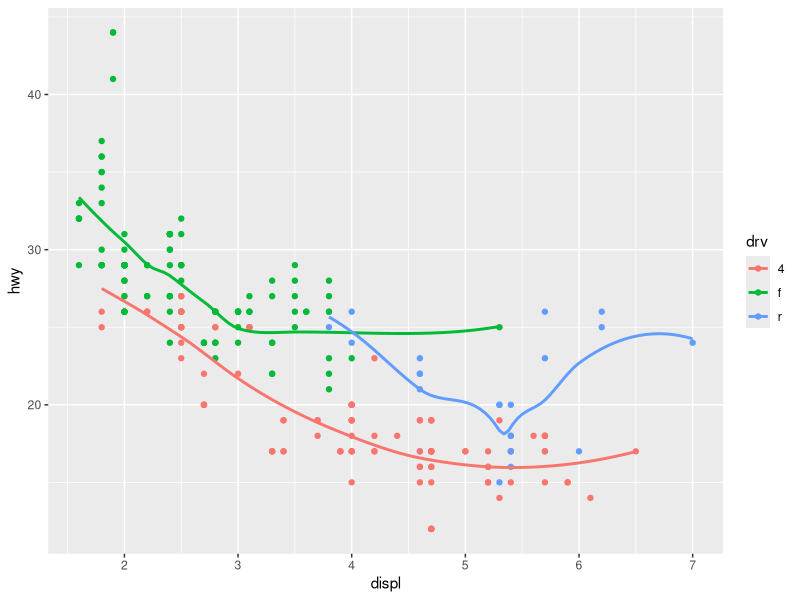
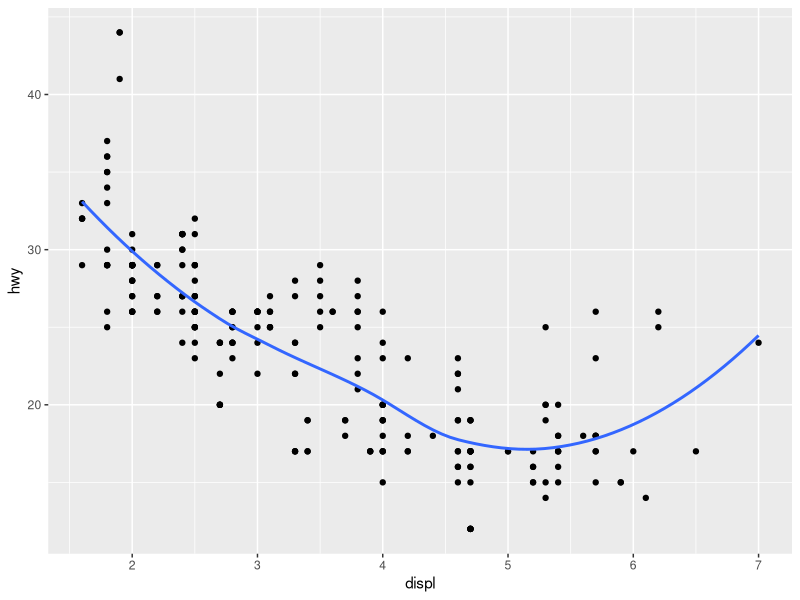
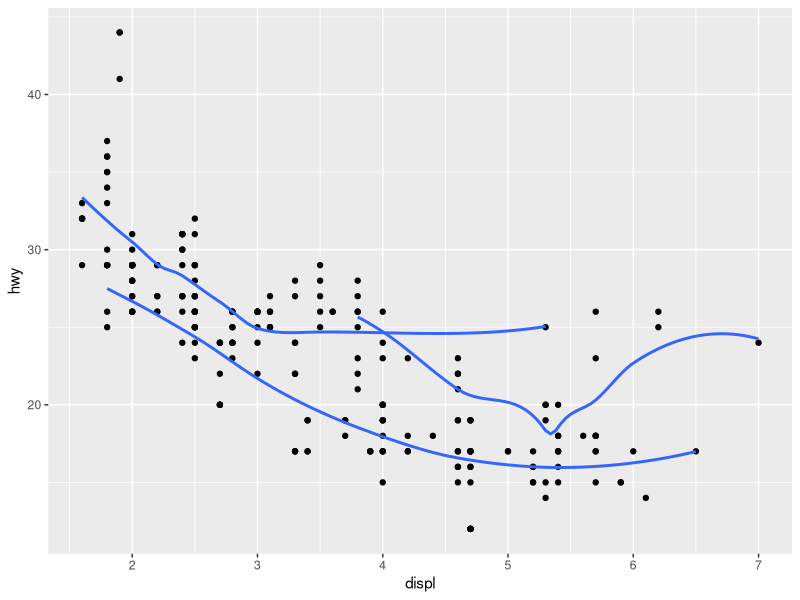
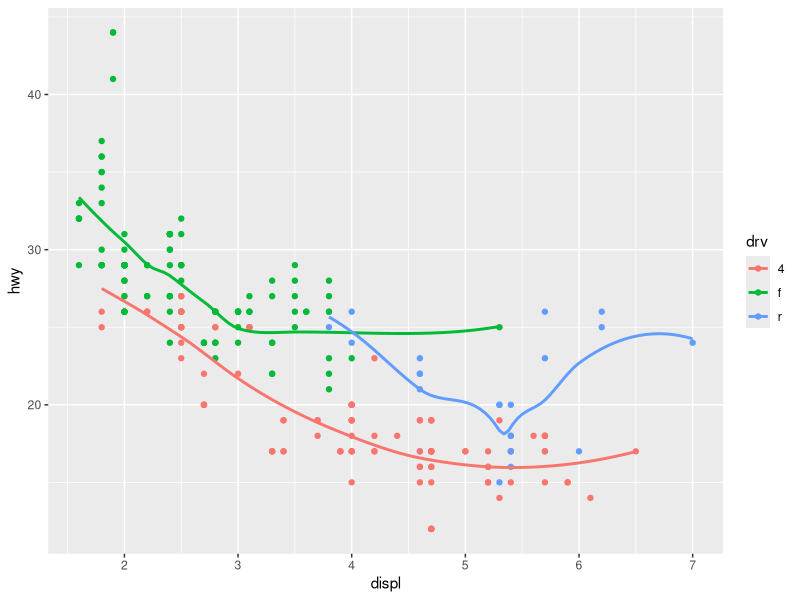
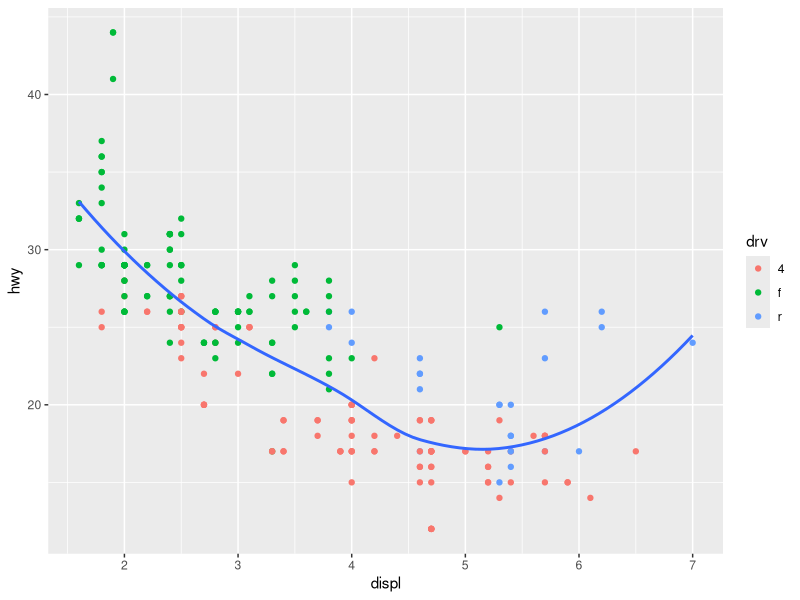
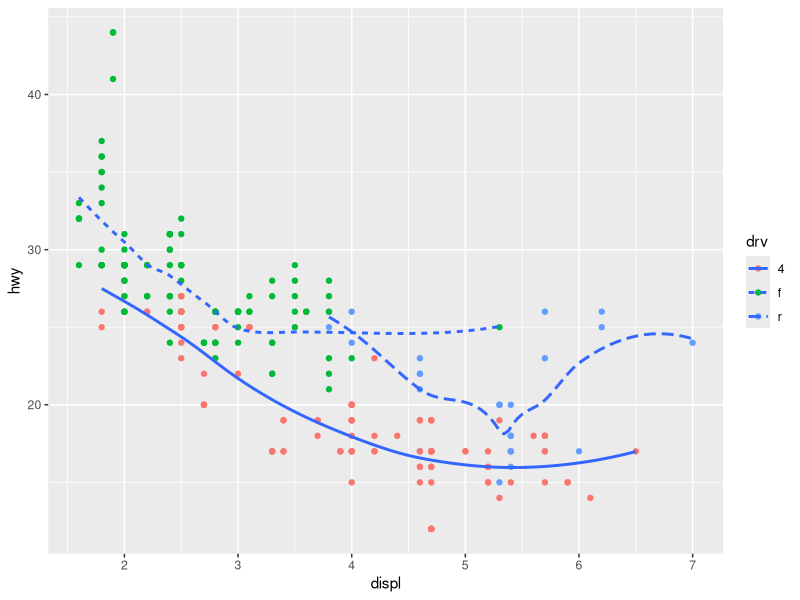
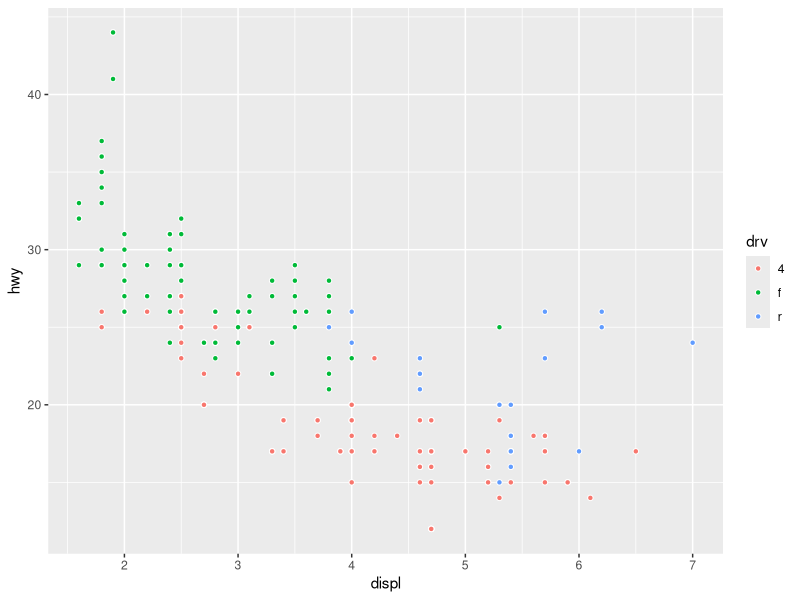
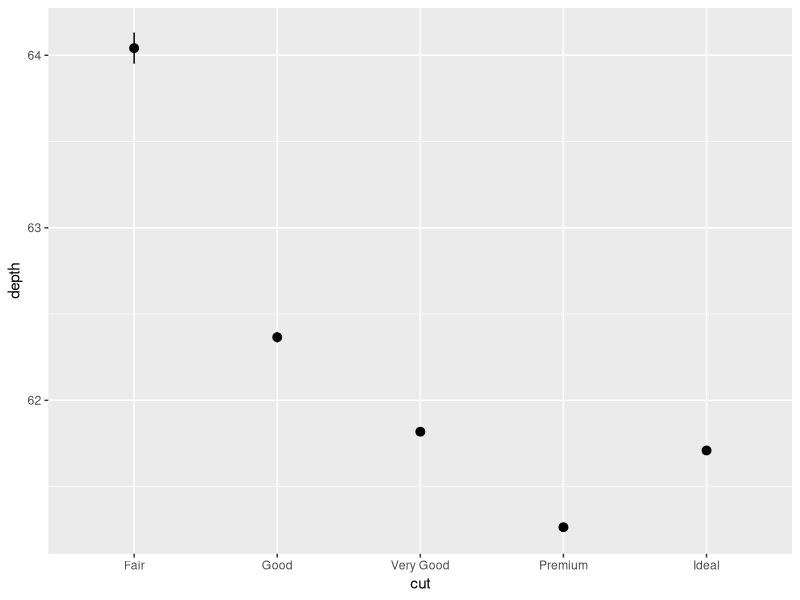

R code for these plots, in order:
## ---- chunk 1
knitr::opts_chunk$set(echo = TRUE)
library(ggplot2)
## ---- chunk 2
ggplot(data = mpg, mapping = aes(x = displ, y = hwy, color = drv)) + 
  geom_point() + 
  geom_smooth(se = FALSE)
## ---- chunk 3
ggplot(data = mpg, mapping = aes(x = displ, y = hwy)) + 
  geom_point() +
  geom_smooth(se = FALSE)
## ---- chunk 4
ggplot(data = mpg, mapping = aes(x = displ, y = hwy)) + 
  geom_point() +
  geom_smooth(se = FALSE, mapping = aes(group = drv))
## ---- chunk 5
ggplot(data = mpg, mapping = aes(x = displ, y = hwy, color = drv)) + 
  geom_point() +
  geom_smooth(se = FALSE)
## ---- chunk 6
ggplot(data = mpg, mapping = aes(x = displ, y = hwy)) + 
  geom_point(mapping = aes(color = drv)) +
  geom_smooth(se = FALSE)
## ---- chunk 7
ggplot(data = mpg, mapping = aes(x = displ, y = hwy)) + 
  geom_point(mapping = aes(color = drv)) +
  geom_smooth(se = FALSE, mapping = aes(linetype = drv))
## ---- chunk 8
ggplot(data = mpg, mapping = aes(x = displ, y = hwy)) + 
  geom_point(mapping = aes(fill = drv), color = "white", shape = 21)
## ---- chunk 9
ggplot(data = diamonds) + 
  geom_pointrange(
        mapping = aes(x = cut, y = depth), 
        stat = "summary",
        fun.ymin = min,
        fun.ymax = max,
        fun.y = median)
    
## ---- chunk 10
ggplot(data = diamonds) + 
  geom_col(mapping = aes(cut, depth))
ggplot(data = diamonds) + 
  geom_bar(mapping = aes(cut))
## ---- chunk 11
ggplot(data = diamonds) + 
  geom_bar(mapping = aes(x = cut, y = ..prop.., group = 1))
ggplot(data = diamonds) + 
  geom_bar(mapping = aes(x = cut, fill = color, y = ..prop..))
## ---- chunk 12
ggplot(data = mpg, mapping = aes(x = cty, y = hwy)) + 
  geom_point()
## ---- chunk 13
ggplot(data = mpg, mapping = aes(x = cty, y = hwy)) + 
  geom_point(position = "jitter")
## ---- chunk 14
ggplot(data = mpg, mapping = aes(x = cty, y = hwy)) + 
  geom_jitter(width = 2)
ggplot(data = mpg, mapping = aes(x = cty, y = hwy)) + 
  geom_jitter(height = 6)
## ---- chunk 15
ggplot(data = mpg, mapping = aes(x = cty, y = hwy)) + 
  geom_count()
## ---- chunk 16
ggplot(data = mpg, mapping = aes(x= class, y = hwy, fill = drv)) +
  geom_boxplot()
ggplot(data = mpg, mapping = aes(x= class, y = hwy, fill = drv)) +
  geom_boxplot(position = "identity")
## ---- chunk 17
ggplot(data = mpg, mapping = aes(x = class, fill = drv)) +
  geom_bar()
ggplot(data = mpg, mapping = aes(x = class, fill = drv)) +
  geom_bar() +
  coord_polar()
## ---- chunk 18
ggplot(data = mpg, mapping = aes(x = cty, y = hwy)) +
  geom_point() + 
  geom_abline() +
  coord_fixed()
## ---- chunk 19
library(tidyverse)

ggplot(data = mpg) + 
  geom_point(mapping = aes(x = displ, y = hwy))

filter(mpg, cyl == 8)
filter(diamonds, carat > 3)
